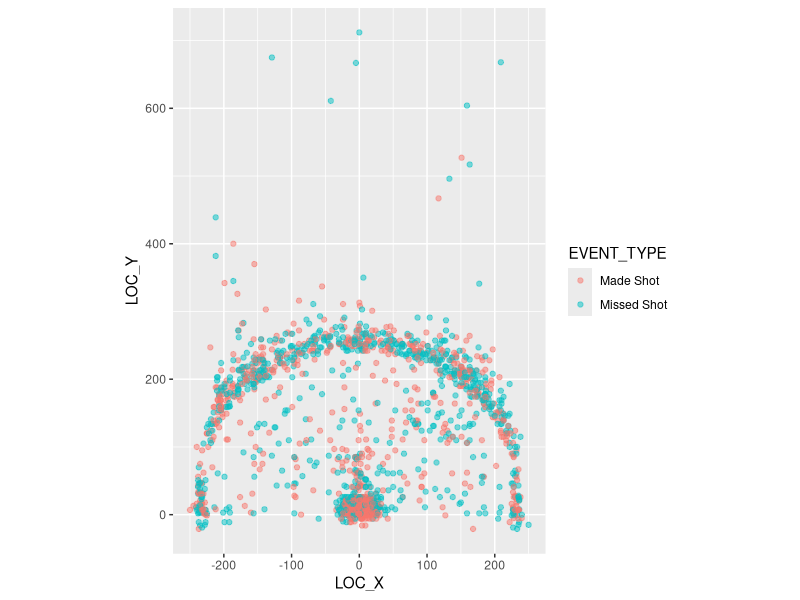
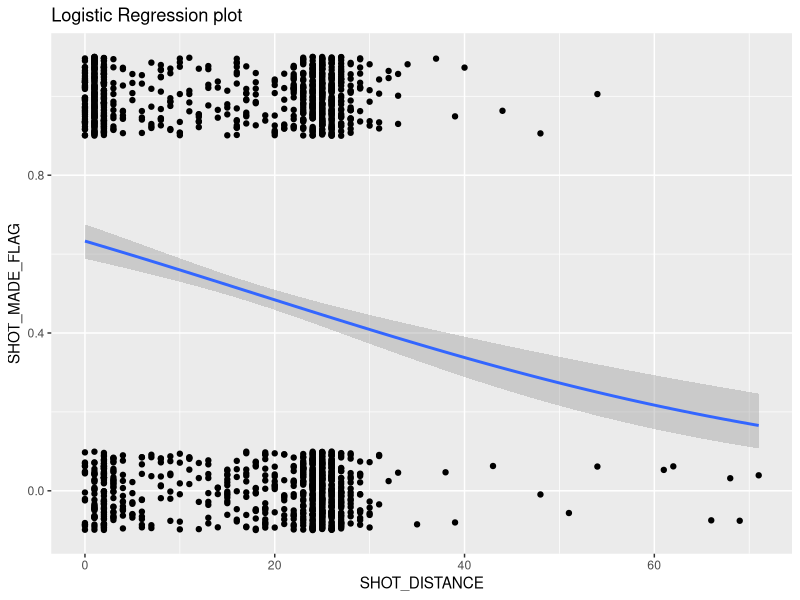
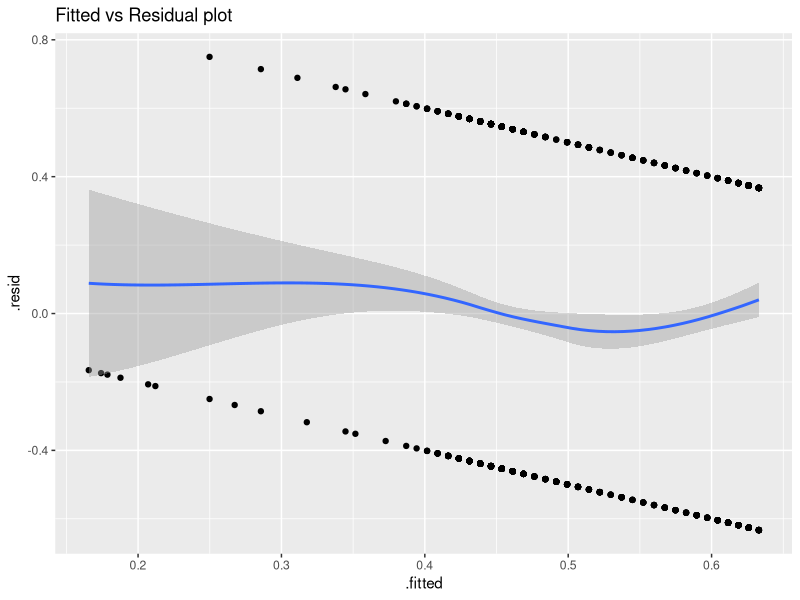
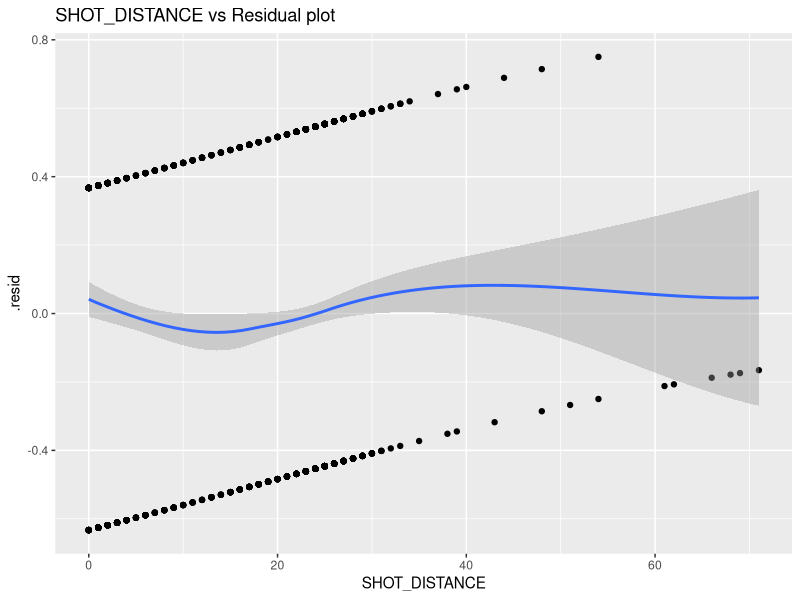
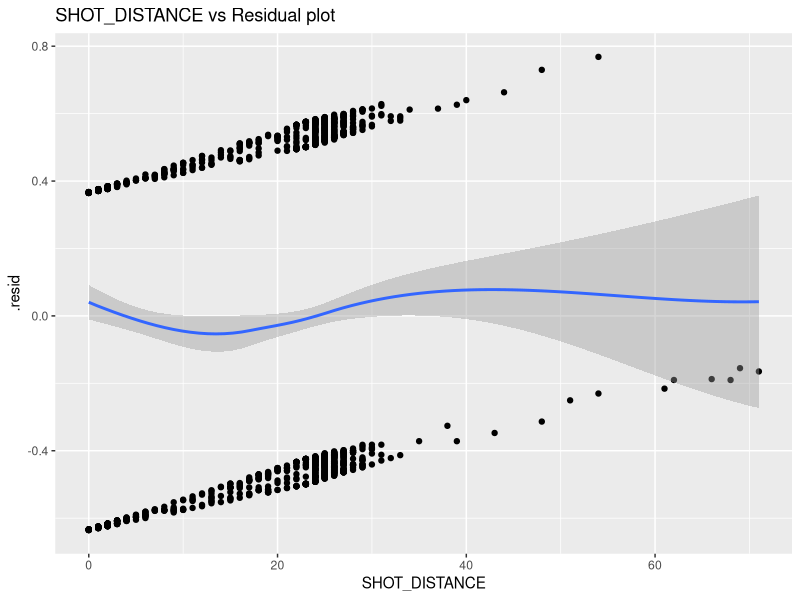
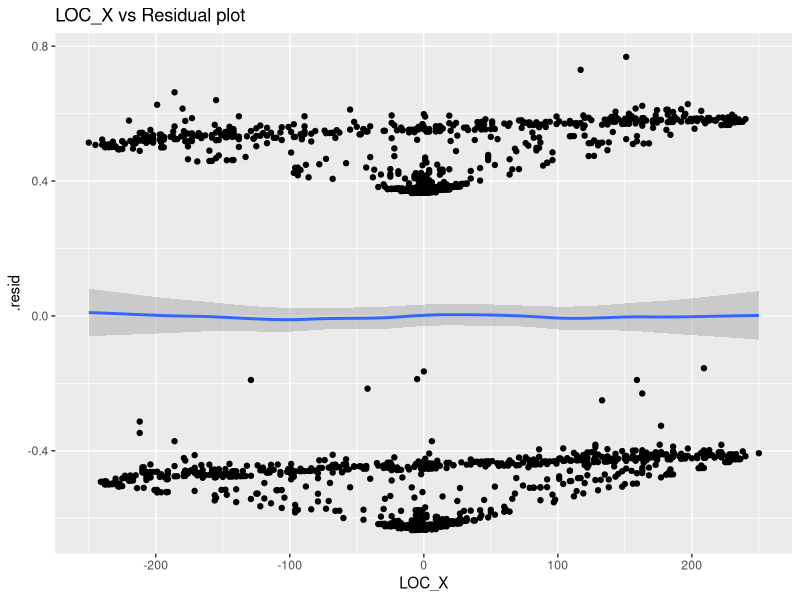

Source code (R) for these figures, in order:
## ---- chunk 1
knitr::opts_chunk$set(echo = TRUE)
## ---- chunk 2
library(ggplot2)

curry <- read.csv("basketball.csv", header = TRUE)
ggplot(curry, aes(x= LOC_X,y = LOC_Y, color = EVENT_TYPE)) + 
  geom_point(alpha = 0.5) + 
  coord_fixed()

## ---- chunk 3
curry.logit = glm(SHOT_MADE_FLAG ~ SHOT_DISTANCE, family = binomial, data = curry)
summary(curry.logit)
## ---- chunk 4
ggplot(curry, aes(x = SHOT_DISTANCE, y = SHOT_MADE_FLAG)) + 
  geom_jitter(width = 0, height = 0.1) + 
  geom_smooth(method = "glm", method.args = list(family = "binomial")) +
  ggtitle("Logistic Regression plot")

## ---- chunk 5
curry.model.df = curry
curry.model.df$.fitted = fitted.values(curry.logit)
curry.model.df$.resid = residuals(curry.logit, type = "response")

ggplot(curry.model.df, aes(x = .fitted, y = .resid)) + 
  geom_point() + 
  geom_smooth(method = "loess",method.args = list(degree = 1)) +
  ggtitle("Fitted vs Residual plot")

ggplot(curry.model.df, aes(x = SHOT_DISTANCE, y = .resid)) + 
  geom_point() + 
  geom_smooth(method = "loess", method.args = list(degree = 1)) +
  ggtitle("SHOT_DISTANCE vs Residual plot")

## ---- chunk 6
curry.logit2 = glm(SHOT_MADE_FLAG ~ SHOT_DISTANCE + LOC_X , 
                   family = binomial, data = curry)
summary(curry.logit2)
## ---- chunk 7
curry.model.df2 = curry
curry.model.df2$.fitted = fitted.values(curry.logit2)
curry.model.df2$.resid = residuals(curry.logit2, type = "response")

ggplot(curry.model.df2, aes(x = SHOT_DISTANCE, y = .resid)) + 
  geom_point() + 
  geom_smooth(method = "loess",method.args = list(degree = 1)) +
  ggtitle("SHOT_DISTANCE vs Residual plot")

ggplot(curry.model.df2, aes(x = LOC_X, y = .resid)) + 
  geom_point() + 
  geom_smooth(method = "loess",method.args = list(degree = 1)) +
  ggtitle("LOC_X vs Residual plot")

